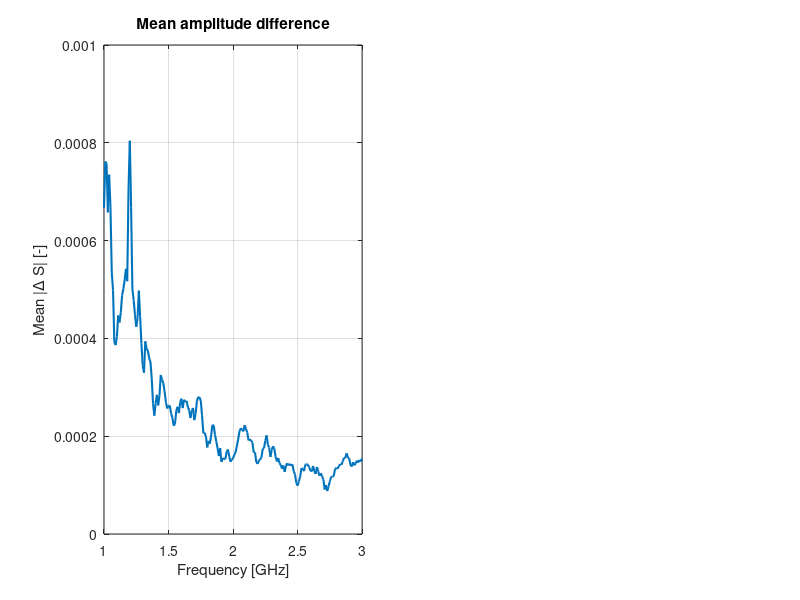

This figure's MATLAB source: (Note: this script raises an error after producing the figure.)
clear; clc; close all;

%% 1. LOAD DATA
d1 = load('pos4_T37_v2.mat');   % change to the correct file
d2 = load('pos4_T44_v2.mat');

S1   = d1.data.measurement.s_mat;
S2   = d2.data.measurement.s_mat;
freq = d1.data.info.freqVect;
f_ghz = freq / 1e9;
nPorts = 8;
nFreq  = length(freq);

%% 2. ANTENNA POSITIONS
r_antenna  = 55;
angles_deg = 270 + (0:nPorts-1) * 45;
angles_rad = deg2rad(angles_deg);
ant_x = r_antenna * cos(angles_rad);
ant_y = r_antenna * sin(angles_rad);

fprintf('=== DATA DIAGNOSTICS ===\n');
fprintf('Frequency range: %.3f - %.3f GHz\n', min(f_ghz), max(f_ghz));
fprintf('Expected delta eps_r = 1.1\n');
fprintf('Heated region: 2 cm diameter, 30 ml volume\n\n');

%% 3. AMPLITUDE AND PHASE ANALYSIS
% Compute the amplitude and phase differences separately
diff_amp   = abs(S2)   - abs(S1);           % amplitude difference
diff_phase = angle(S2) - angle(S1);         % phase difference [rad]
diff_phase = atan2(sin(diff_phase), ...
                   cos(diff_phase));         % normalize to [-pi, pi]

% Average over all pairs and frequencies
mean_amp_freq   = zeros(1, nFreq);
mean_phase_freq = zeros(1, nFreq);

for fi = 1:nFreq
    a = diff_amp(:,:,fi);   a(1:nPorts+1:end) = NaN;
    p = diff_phase(:,:,fi); p(1:nPorts+1:end) = NaN;
    mean_amp_freq(fi)   = mean(abs(a(:)),   'omitnan');
    mean_phase_freq(fi) = mean(abs(p(:)),   'omitnan');
end

figure('Name', 'Diagnostics: amplitude and phase', 'Color', 'w', ...
    'Units', 'normalized', 'OuterPosition', [0 0 0.8 0.5]);

subplot(1,2,1);
plot(f_ghz, mean_amp_freq, 'LineWidth', 1.5, 'Color', [0 0.45 0.74]);
grid on; xlabel('Frequency [GHz]'); ylabel('Mean |\Delta S| [-]');
title('Mean amplitude difference');
[~, fi_amp] = max(mean_amp_freq);
xline(f_ghz(fi_amp), '--r', sprintf('%.2f GHz', f_ghz(fi_amp)), ...
    'LineWidth', 1.5, 'LabelVerticalAlignment', 'bottom');

subplot(1,2,2);
plot(f_ghz, mean_phase_freq * (180/pi), 'LineWidth', 1.5, 'Color', [0.85 0.33 0.1]);
grid on; xlabel('Frequency [GHz]'); ylabel('Mean |\Delta\phi| [\circ]');
title('Mean phase difference');
[~, fi_phase] = max(mean_phase_freq);
xline(f_ghz(fi_phase), '--r', sprintf('%.2f GHz', f_ghz(fi_phase)), ...
    'LineWidth', 1.5, 'LabelVerticalAlignment', 'bottom');

fprintf('Best frequency (amplitude): %.3f GHz\n', f_ghz(fi_amp));
fprintf('Best frequency (phase):     %.3f GHz\n', f_ghz(fi_phase));

%% 4. PAIR SENSITIVITY HEATMAP
% Which antenna pair is the most sensitive
sens_amp   = zeros(nPorts, nPorts);
sens_phase = zeros(nPorts, nPorts);

for tx = 1:nPorts
    for rx = 1:nPorts
        if tx == rx; continue; end
        sens_amp(tx,rx)   = mean(abs(squeeze(diff_amp(tx,rx,:))));
        sens_phase(tx,rx) = mean(abs(squeeze(diff_phase(tx,rx,:)))) * (180/pi);
    end
end

figure('Name', 'Antenna pair sensitivity', 'Color', 'w', ...
    'Units', 'normalized', 'OuterPosition', [0 0 0.7 0.5]);

subplot(1,2,1);
imagesc(sens_amp); colormap('jet'); colorbar; axis square;
set(gca, 'XTick', 1:8, 'YTick', 1:8);
xlabel('RX'); ylabel('TX');
title('Amplitude sensitivity |\Delta S| per pair');

subplot(1,2,2);
imagesc(sens_phase); colormap('jet'); colorbar; axis square;
set(gca, 'XTick', 1:8, 'YTick', 1:8);
xlabel('RX'); ylabel('TX');
title('Phase sensitivity |\Delta\phi| [\circ] per pair');

%% 5. PHASE-BASED DAS RECONSTRUCTION
% For a small eps_r change, phase shift is more sensitive than amplitude
fprintf('\nRunning phase-based DAS reconstruction...\n');

c0       = 3e8;
eps_r    = 54.48;
v_medium = c0 / sqrt(eps_r);

res   = 1;
r_max = 55;
x_vec = -r_max : res : r_max;
y_vec = -r_max : res : r_max;
[X, Y] = meshgrid(x_vec, y_vec);
mask   = sqrt(X.^2 + Y.^2) <= r_max;
nx = length(x_vec);
ny = length(y_vec);

% Frequency band
f_min     = 1.0e9;
f_max     = 3.0e9;
freq_mask = (freq >= f_min) & (freq <= f_max);
nFFT      = 2048;   % larger FFT for better resolution
dt        = 1 / (nFFT * mean(diff(freq)));
t_axis    = (0 : nFFT-1) * dt;

% Weight pairs by sensitivity - more sensitive pairs get a higher weight
weight_matrix = sens_phase / max(sens_phase(:));

% DAS with the phase signal
image_amp   = zeros(ny, nx);
image_phase = zeros(ny, nx);

for tx = 1:nPorts
    for rx = 1:nPorts
        if tx == rx; continue; end

        w = weight_matrix(tx, rx);   % pair weight

        % --- Amplitude DAS ---
        sig_amp_fd = squeeze(diff_amp(tx, rx, :));
        sig_amp_fd_masked           = zeros(nFreq, 1);
        sig_amp_fd_masked(freq_mask) = sig_amp_fd(freq_mask) .* ...
                                       hann(sum(freq_mask));
        sig_amp_padded              = zeros(nFFT, 1);
        sig_amp_padded(1:nFreq)     = sig_amp_fd_masked;
        sig_amp_td                  = real(ifft(sig_amp_padded));

        % --- Phase DAS ---
        sig_ph_fd = squeeze(diff_phase(tx, rx, :));
        sig_ph_fd_masked           = zeros(nFreq, 1);
        sig_ph_fd_masked(freq_mask) = sig_ph_fd(freq_mask) .* ...
                                      hann(sum(freq_mask));
        sig_ph_padded               = zeros(nFFT, 1);
        sig_ph_padded(1:nFreq)      = sig_ph_fd_masked;
        sig_ph_td                   = real(ifft(sig_ph_padded));

        % Delay
        d_tx  = sqrt((X - ant_x(tx)).^2 + (Y - ant_y(tx)).^2) * 1e-3;
        d_rx  = sqrt((X - ant_x(rx)).^2 + (Y - ant_y(rx)).^2) * 1e-3;
        delay = (d_tx + d_rx) / v_medium;
        valid = delay < t_axis(end) & delay > 0;

        si_amp   = zeros(ny, nx);
        si_phase = zeros(ny, nx);

        si_amp(valid)   = interp1(t_axis, sig_amp_td,  delay(valid), 'linear', 0);
        si_phase(valid) = interp1(t_axis, sig_ph_td,   delay(valid), 'linear', 0);

        image_amp   = image_amp   + w * si_amp.^2;
        image_phase = image_phase + w * si_phase.^2;
    end
end

image_amp(~mask)   = NaN;
image_phase(~mask) = NaN;

% Robust normalization helper (replaces the previous line 171)
norm_img = @(I) (I - min(I(:),[],'all','omitnan')) ./ ...
                max(eps, (max(I(:),[],'all','omitnan') - min(I(:),[],'all','omitnan')));

img_amp_n   = norm_img(image_amp);
img_phase_n = norm_img(image_phase);

% Combined image
img_combined = norm_img(img_amp_n + img_phase_n);

%% 6. PLOT RESULTS
theta_c = linspace(0, 2*pi, 200);

titles = {'DAS - amplitude', 'DAS - phase', 'DAS - combined'};
imgs   = {img_amp_n, img_phase_n, img_combined};

figure('Name', 'DAS Reconstruction', 'Color', 'w', ...
    'Units', 'normalized', 'OuterPosition', [0 0 1 0.7]);

for k = 1:3
    subplot(1, 3, k);
    imagesc(x_vec, y_vec, imrotate(imgs{k}, 90)); % 180 for position 1
    set(gca, 'YDir', 'normal'); axis image;
    axis equal;
    xlim([-55 55]); % changed
    ylim([-55 55]);
    colormap('jet'); clim([0 1]);
    cb = colorbar;
    cb.Label.String = 'Norm. intensity [-]';
    hold on;

    % Antenna positions
    plot(ant_x, ant_y, 'ws', 'MarkerSize', 9, 'MarkerFaceColor', 'w');
    for i = 1:nPorts
        text(ant_x(i)*1.18, ant_y(i)*1.18, num2str(i), ...
            'Color', 'w', 'FontSize', 8, 'FontWeight', 'bold', ...
            'HorizontalAlignment', 'center');
    end

    % Outline of the measured area
    plot(r_max*cos(theta_c), r_max*sin(theta_c), '--w', 'LineWidth', 1.2);

    % Expected location of the heated region (antenna 1 = bottom)
    % Antenna 1 is at (ant_x(1), ant_y(1)), heated region ~2 cm from it
    dir_x1 = -ant_x(4) / r_antenna;
    dir_y1 = -ant_y(4) / r_antenna;
    cx1 = ant_x(4) + 20 * dir_x1;   % 2 cm inward
    cy1 = ant_y(4) + 20 * dir_y1;
    theta_o = linspace(0, 2*pi, 110);
    plot(cx1 + 10*cos(theta_o), cy1 + 10*sin(theta_o), ...
        '--k', 'LineWidth', 1.5);
    text(cx1, cy1, 'position 2', 'Color', 'k', 'FontSize', 7, ...
        'HorizontalAlignment', 'center');

    xlabel('X [mm]', 'FontWeight', 'bold');
    ylabel('Y [mm]', 'FontWeight', 'bold');
    title(titles{k}, 'FontWeight', 'bold');
end
sgtitle(sprintf('DAS reconstruction  |  \\epsilon_r = %.0f  |  f = %.1f-%.1f GHz  |  \\Delta\\epsilon_r = 1.1', ...
    eps_r, f_min/1e9, f_max/1e9), 'FontWeight', 'bold');

fprintf('Done.\n');
